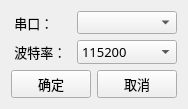
<?xml version="1.0" encoding="UTF-8"?>
<ui version="4.0">
 <class>SerialConfigView</class>
 <widget class="QWidget" name="SerialConfigView">
  <property name="geometry">
   <rect>
    <x>0</x>
    <y>0</y>
    <width>184</width>
    <height>109</height>
   </rect>
  </property>
  <property name="font">
   <font>
    <family>微软雅黑</family>
    <pointsize>10</pointsize>
   </font>
  </property>
  <property name="windowTitle">
   <string>Form</string>
  </property>
  <layout class="QGridLayout" name="gridLayout">
   <item row="0" column="0">
    <layout class="QVBoxLayout" name="verticalLayout">
     <item>
      <layout class="QHBoxLayout" name="horizontalLayout">
       <item>
        <widget class="QLabel" name="portLabel">
         <property name="minimumSize">
          <size>
           <width>56</width>
           <height>0</height>
          </size>
         </property>
         <property name="font">
          <font>
           <family>微软雅黑</family>
           <pointsize>10</pointsize>
          </font>
         </property>
         <property name="text">
          <string> 串口：</string>
         </property>
         <property name="alignment">
          <set>Qt::AlignLeading|Qt::AlignLeft|Qt::AlignVCenter</set>
         </property>
        </widget>
       </item>
       <item>
        <widget class="QComboBox" name="portComboBox">
         <property name="minimumSize">
          <size>
           <width>100</width>
           <height>20</height>
          </size>
         </property>
         <property name="font">
          <font>
           <pointsize>10</pointsize>
          </font>
         </property>
        </widget>
       </item>
      </layout>
     </item>
     <item>
      <layout class="QHBoxLayout" name="horizontalLayout_2">
       <item>
        <widget class="QLabel" name="baudRateLabel">
         <property name="font">
          <font>
           <family>微软雅黑</family>
           <pointsize>10</pointsize>
          </font>
         </property>
         <property name="text">
          <string> 波特率：</string>
         </property>
        </widget>
       </item>
       <item>
        <widget class="QComboBox" name="baudRateComboBox">
         <property name="minimumSize">
          <size>
           <width>100</width>
           <height>20</height>
          </size>
         </property>
         <property name="font">
          <font>
           <pointsize>10</pointsize>
          </font>
         </property>
         <item>
          <property name="text">
           <string>115200</string>
          </property>
         </item>
        </widget>
       </item>
      </layout>
     </item>
     <item>
      <layout class="QHBoxLayout" name="horizontalLayout_3">
       <item>
        <widget class="QPushButton" name="confirmBtn">
         <property name="font">
          <font>
           <family>微软雅黑</family>
           <pointsize>10</pointsize>
          </font>
         </property>
         <property name="text">
          <string>确定</string>
         </property>
        </widget>
       </item>
       <item>
        <widget class="QPushButton" name="cancelBtn">
         <property name="font">
          <font>
           <family>微软雅黑</family>
           <pointsize>10</pointsize>
          </font>
         </property>
         <property name="text">
          <string>取消</string>
         </property>
        </widget>
       </item>
      </layout>
     </item>
    </layout>
   </item>
  </layout>
 </widget>
 <resources/>
 <connections/>
</ui>
